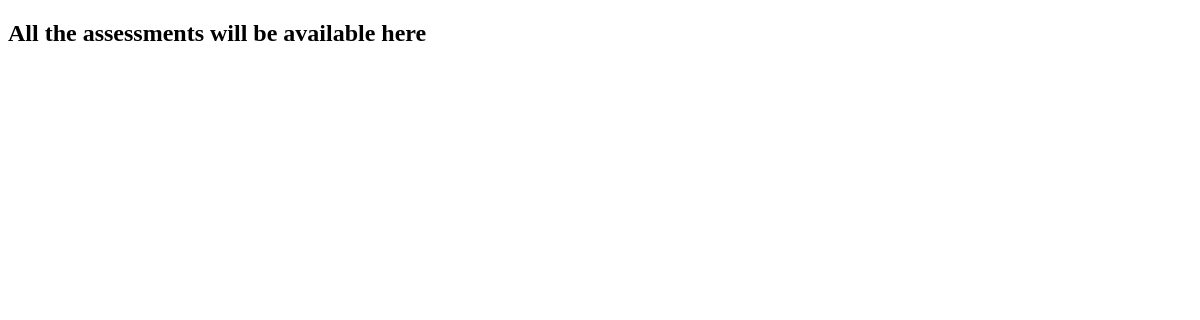
Page /assessments/ on the earlier database version.
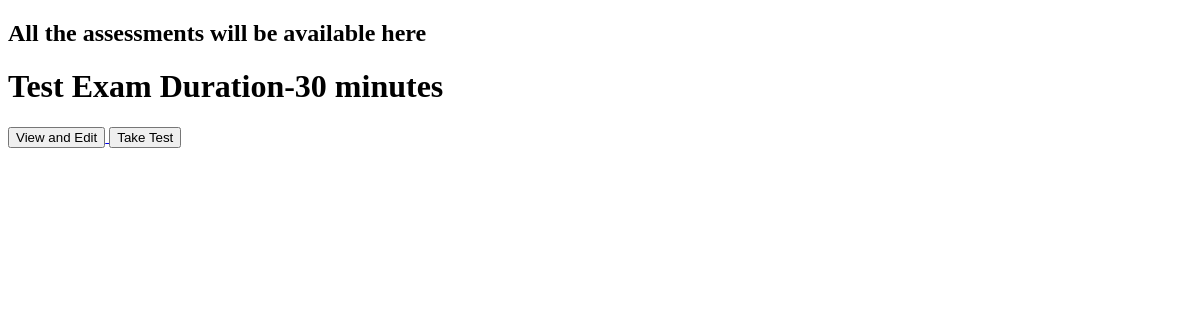
Same page on the later database version.
### quiz/models.py (models this page shows)
class Assessment(models.Model):
    user = models.ForeignKey(User, null = False, on_delete = models.CASCADE)
    name = models.CharField(max_length = 255, default="Exam")
    duration = models.IntegerField()
    time = models.DateTimeField(auto_now_add=True)
    def __str__(self):
        return(self.name)

### quiz/views.py (the view)
# urls.py: path('assessments/', assessments , name="home"),
def assessments(request):
    exams = Assessment.objects.all()
    return render(request, 'assessments.html', {'exams':exams})

### quiz/templates/assessments.html
{% extends 'base.html' %} {% block content %}
<h2>All the assessments will be available here</h2>
{% for exam in exams %}
<h1>
  <span> {{exam}} Duration-{{exam.duration}} minutes </span>
</h1>
<a href="./view/{{exam}}">
  <button>View and Edit</button>
</a>
<button>Take Test</button>
{% endfor %} {% endblock content %}

Differences in the rows shown:
added Assessment: name "Test Exam", duration "30"
